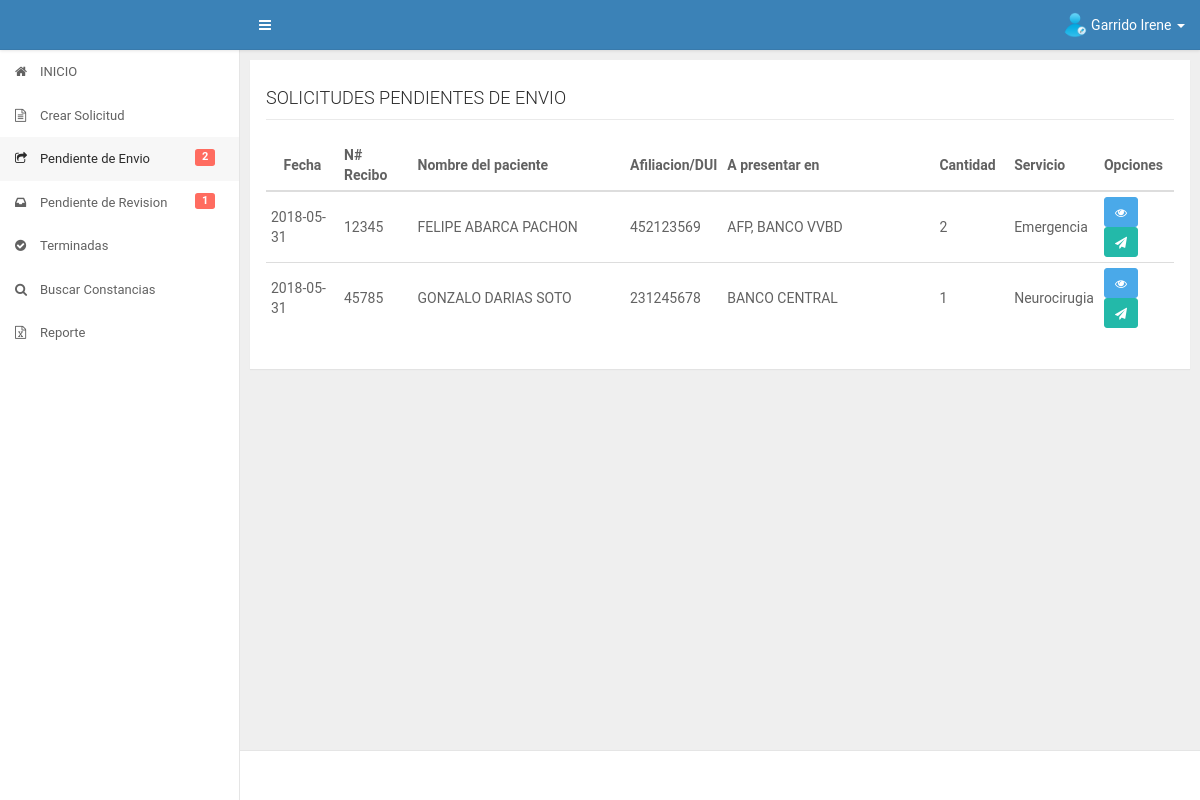
Screenshot of /app/secretaria/pendienteenvio.php (signed in) with the database file from the repository.
### tables this page shows
CREATE TABLE IF NOT EXISTS `datos_iniciales` (
  `id_datos` int(11) NOT NULL AUTO_INCREMENT,
  `fecha` date DEFAULT NULL,
  `numero_recibo` varchar(50) DEFAULT NULL,
  `afiliacion_dui` varchar(30) DEFAULT NULL,
  `nombre_paciente` varchar(300) DEFAULT NULL,
  `destinos` varchar(2000) DEFAULT NULL,
  `id_servicio` int(11) DEFAULT NULL,
  `cantidad` int(11) DEFAULT NULL,
  `fecha_presentado` date DEFAULT NULL,
  `fecha_cancelado` date DEFAULT NULL,
  `precio` float DEFAULT NULL,
  `id_estado` int(11) DEFAULT NULL,
  `id_trabajador` int(11) DEFAULT NULL,
  `fecha_recibido_revision` date DEFAULT NULL,
  `fecha_autorizacion_direccion` date DEFAULT NULL,
  PRIMARY KEY (`id_datos`),
  KEY `FK_diservicio` (`id_servicio`),
  KEY `FK_diestado` (`id_estado`),
  KEY `FK_datos_iniciales_usuario` (`id_trabajador`),
  CONSTRAINT `FK_datos_iniciales_usuario` FOREIGN KEY (`id_trabajador`) REFERENCES `usuario` (`id_user`),
  CONSTRAINT `FK_diestado` FOREIGN KEY (`id_estado`) REFERENCES `estado` (`id_estado`),
  CONSTRAINT `FK_diservicio` FOREIGN KEY (`id_servicio`) REFERENCES `servicios` (`id_servicio`)
);

CREATE TABLE IF NOT EXISTS `servicios` (
  `id_servicio` int(11) NOT NULL AUTO_INCREMENT,
  `nombre_servicio` varchar(200) DEFAULT NULL,
  PRIMARY KEY (`id_servicio`)
);

### app/secretaria/pendienteenvio.php (the view, shortened to what this page needs)
<?php
    include("../core/header.php");
    include("../core/aside.php");
    include("../../config/database.php");
    $sqlpendientes = "SELECT datos_iniciales.id_datos,datos_iniciales.fecha,datos_iniciales.numero_recibo,datos_iniciales.afiliacion_dui,datos_iniciales.nombre_paciente,datos_iniciales.destinos,datos_iniciales.cantidad,servicios.nombre_servicio FROM datos_iniciales INNER JOIN servicios ON datos_iniciales.id_servicio=servicios.id_servicio WHERE datos_iniciales.id_estado=1 AND id_trabajador=?";
    if($stmt = $conn->prepare($sqlpendientes)){
        $stmt -> bind_param('s',$_SESSION['id_usuario']);
    	$stmt -> execute();
    	$stmt -> store_result();
    	$rows = $stmt->num_rows;
    	$stmt -> bind_result($id_datos,$fechacreacion,$nrecibo,$afiliacion,$nombrepaciente,$destinos,$cantidad,$servicio);
    }
?>
<div id="content" class="ui-content ui-content-aside-overlay">
    <div class="ui-content-body">
        <div class="ui-container">
            <div class="row">
                <div class="col-md-12 col-lg-12">
                    <div class="panel" id="mipanel">
                        <div class="panel-body">
                            <div id="titulo">
                            	<h4>SOLICITUDES PENDIENTES DE ENVIO</h4>
                            </div>
                            <div id="contenido" class="table-responsive">
                            	<table class="table table-hover table-condensed" id="mitable">
                                    <thead class="thead-inverse">
                                        <tr>
                                            <th class="col-md-1 text-center">Fecha</th>
                                            <th class="col-md-1">N# Recibo</th>
                                            <th class="col-md-3">Nombre del paciente</th>
                                            <th class="col-md-1">Afiliacion/DUI</th>
                                            <th class="col-md-3">A presentar en</th>
                                            <th class="col-md-1">Cantidad</th>
                                            <th class="col-md-1">Servicio</th>
                          					<th class="col-md-1">Opciones</th>
                                        </tr>
                                    </thead>
                                    <tbody>
                                    <?php
                                    	if($rows>0){
                                    		while ($stmt->fetch()) {
                                    ?>
                                    	<tr>
                                    		<td><?php echo $fechacreacion; ?></td>
                                    		<td id="numrecibo<?php echo $id_datos; ?>"><?php echo $nrecibo; ?></td>
                                    		<td><?php echo $nombrepaciente; ?></td>
                                    		<td><?php echo $afiliacion; ?></td>
                                    		<td><?php echo $destinos; ?></td>
                                    		<td><?php echo $cantidad; ?></td>
                                    		<td><?php echo $servicio; ?></td>
                                    		<td><a href="javascript:;" class="btn btn-info btn-sm detalle"  data-placement="left" data-solicitud="<?php echo $id_datos ?>" data-toggle="tooltip" data-placement="left" title="Ver o Editar"><i class="fa fa-eye"></i></a> <a href="javascript:;" class="btn btn-success btn-sm enviaratrabajador"  data-placement="left" data-solicitud="<?php echo $id_datos ?>" data-toggle="tooltip" data-placement="left" title="Enviar a trabajador"><i class="fa fa-send"></i></a></td>
                                    	</tr>
                                    <?php
                                    		}
                                    	}
                                    ?>
                                    </tbody>
                                </table>
                            </div>
                        </div>
                    </div>
                </div>
            </div>
        </div>
    </div>
</div>
<?php
    include("../core/footer.php");
 ?>

### assets/css/main.css (style rules this page uses)
.row { margin-right: -5px; margin-left: -5px; }
.ui-content-body .row > [class^="col-"], .ui-content-body .row > [class*="col-"] { padding-left: 5px; padding-right: 5px; }
.panel { margin-bottom: 10px; -webkit-border-radius: 0; border-radius: 0; }
.panel { position: relative; }
.ui-content { width: 100%; height: 100%; margin-left: 0; -webkit-transition: margin-left .3s; transition: margin-left .3s; }
.ui-content::before, .ui-content::after { display: table; content: " "; }
.ui-content::after { clear: both; }
.ui-content-body { float: left; width: 100%; margin-bottom: 40px; padding: 10px; }
@media (min-width: 768px) { .ui-content { width: auto; margin-left: 240px; -webkit-transition: all .299s; transition: all .299s; } }
@media (min-width: 1200px) { .ui-content.ui-content-aside-overlay .ui-container { margin-right: 0; } }
@media (min-width: 1200px) { .ui-container { margin-right: 0; -webkit-transition: margin-right .3s; transition: margin-right .3s; } }
html, body { width: 100%; height: 100%; }
body { font-size: 14px; color: #626262; background-color: #EFEFEF; -webkit-font-smoothing: antialiased; line-height: 1.5; letter-spacing: 0; overflow-x: hidden; }
h1, h2, h3, h4, h5, h6 { font-weight: 300; line-height: 1.3; color: #2c2c2c; }
h4, .h4 { font-size: 18px; }
a { color: inherit; }
.table thead tr th, .table tbody tr td, .table tbody tr td * { vertical-align: middle; }
.btn { background-color: transparent; color: inherit; }
.btn-info { color: #ffffff; background-color: #4aa9e9; border-color: #4aa9e9; }
.btn-success { color: #ffffff; background-color: #23b9a9; border-color: #23b9a9; }

### assets/css/style.css (style rules this page uses)
body { font-family: 'Roboto', sans-serif; }
#titulo { border-bottom: 1px solid #eaeaea; }
#contenido { margin-top: 20px; }

### rows the page displays
datos_iniciales: fecha "2018-05-31", numero_recibo "12345", nombre_paciente "FELIPE ABARCA PACHON", afiliacion_dui "452123569", destinos "AFP, BANCO VVBD", cantidad "2", id_servicio.nombre_servicio "Emergencia"
datos_iniciales: fecha "2018-05-31", numero_recibo "45785", nombre_paciente "GONZALO DARIAS SOTO", afiliacion_dui "231245678", destinos "BANCO CENTRAL", cantidad "1", id_servicio.nombre_servicio "Neurocirugia"

### other values shown
$_SESSION['nombre'] "Garrido Irene"
$mispendientes "2"
$mispendientesrev "1"
